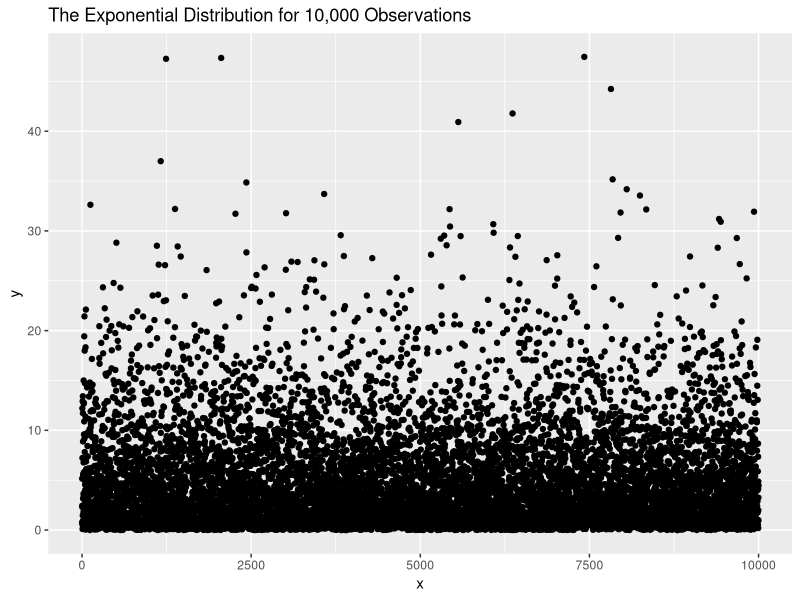
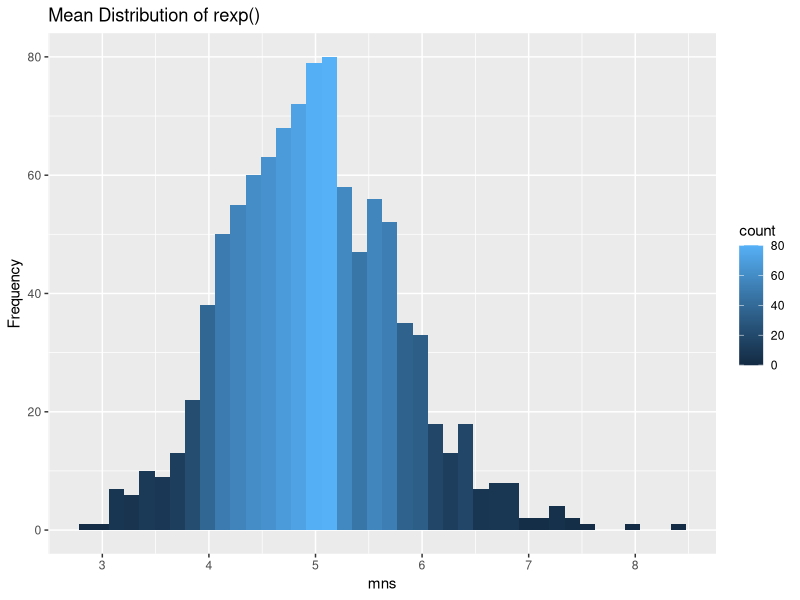
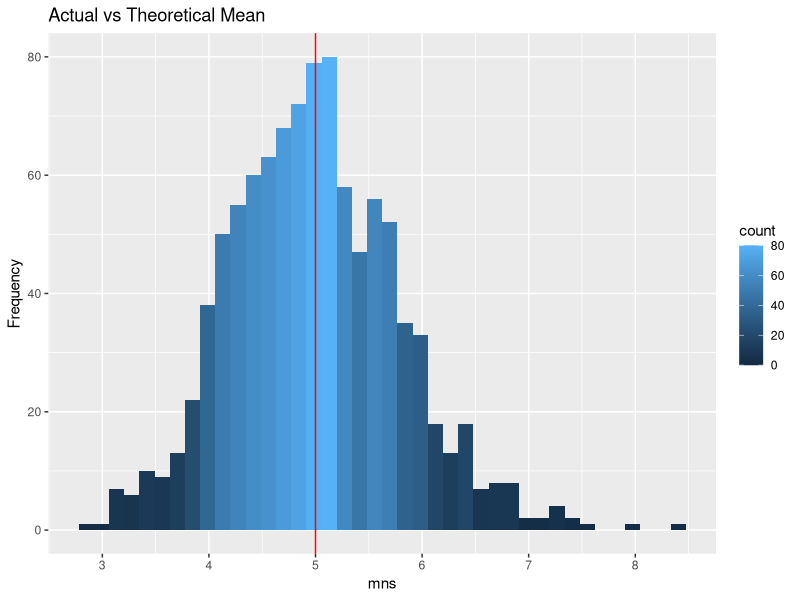
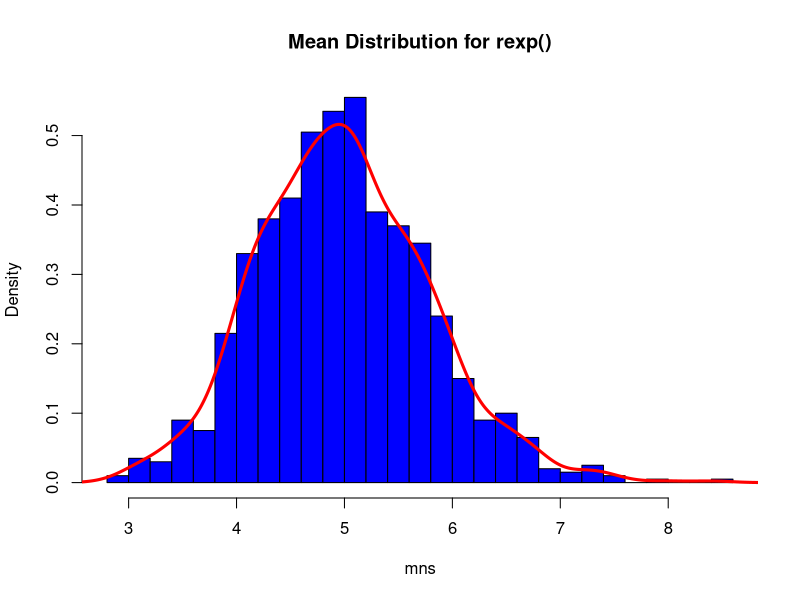

Write the R code that produced these figures, in order.
## ---- chunk 1
knitr::opts_chunk$set(echo = TRUE)
library(ggplot2)
## ---- chunk 2
sessionInfo()
## ---- chunk 3
set.seed(10736)
lambda <- 0.2 # fixed rate parameter
n <- 40 # number of exponentials
sim <- 1000 # fixed number of simulations per instruction

# the exponential distribution
qplot(x = c (1:10000), y = rexp(10000,lambda), geom = "point", main = "The Exponential Distribution for 10,000 Observations", xlab = "x", ylab = "y")
## ---- chunk 4
# generate the collection of means for 1,000 simulations of the exponential distribution
mns <- NULL
for (i in 1 : sim) mns <- c(mns, mean(rexp(n, lambda)))
qplot(mns, geom = "histogram", bins = 40, fill = ..count.., ylab = "Frequency", main = "Mean Distribution of rexp()")
## ---- chunk 5
qplot(mns, geom = "histogram", bins = 40, fill = ..count.., ylab = "Frequency", main = "Actual vs Theoretical Mean")+geom_vline(xintercept = 5, color = "red")
## ---- chunk 6
round(mean(mns),2)
## ---- chunk 7
print(paste("Theoretical: ", round((1/lambda)/sqrt(n),4), ", Sample", round(sd(mns),4)))
## ---- chunk 8
print(paste("Theoretical: ", (1/lambda)^2/n, ", Sample", round(var(mns),4)))
## ---- chunk 9
hist(mns, prob=TRUE, col="blue", main="Mean Distribution for rexp()", breaks=20)
lines(density(mns), lwd=3, col="red")
